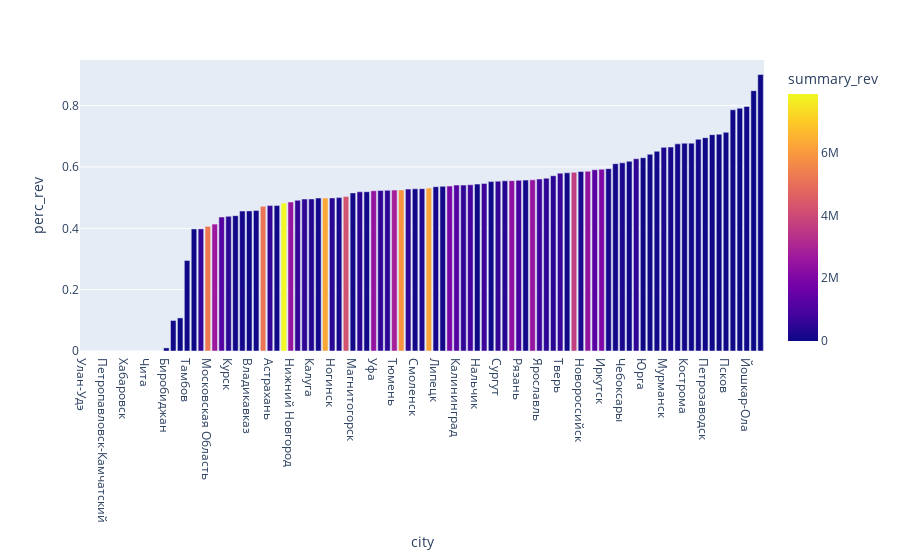

The notebook cell this image was saved under:
### Markdown cell above
график аналогичный тому что выше но тут уже по оси Y отложена доля выручки за товары купленные по скидке

видно что доля в выручке у товаров с дискаунтом выше почти во всех городах 

но если рассмотреть на распределение цвета (которое тут уже означает суммарную выручку по городу за товары юнилевера) то чем больше выручка тем меньше доля товаров с дискаунтом в ней составляет (кроме больших городов в Сибири где эта доля все же выше чем 0.5)

### Code cell
px.bar(compare_disc.query('city!="Москва"').sort_values('perc_rev'), x = 'city',y ='perc_rev', 
       hover_data= ['summary_rev'], color = 'summary_rev')

### Figure 1 — Plotly figure (JSON) as saved in the notebook; plotly's stock layout.template omitted (floating-point values rounded to 4 significant figures)
{"data": [{"alignmentgroup": "True", "customdata": [[12140.0], [10178], [745], [10950.0], [17750.0], [8380.0], [9284.0], [5685.0], [5065.0], [10700.0], [30160.0], [7255], [9859.0], [49782], [22930.0], [66770.0], [21340.0], [612600.0], [5246000.0], [2639000.0], [1151000.0], [430500.0], [48890.0], [120100.0], [58200.0], [40670.0], [5143000.0], [588100.0], [65280.0], [7864000.0], [2496000.0], [583500.0], [509300.0], [329400.0], [99040.0], [6269000.0], [430300.0], [171800.0], [4220000.0], [120600.0], [483300.0], [80460.0], [2435000.0], [540400.0], [493900.0], [2846000.0], [5828000.0], [521100.0], [128100.0], [289900.0], [6186000.0], [190300.0], [92640.0], [1873000.0], [1174000.0], [547800.0], [848100.0], [11330.0], [738800.0], [61590.0], [595600.0], [405800.0], [2359000.0], [886100.0], [73700.0], [2476000.0], [704800.0], [478300.0], [448000.0], [672800.0], [50650.0], [3702000.0], [227100.0], [2421000.0], [1285000.0], [1998000.0], [180800.0], [97370.0], [208100.0], [53680.0], [517900.0], [12730.0], [57540.0], [87140.0], [249300.0], [167600.0], [108700.0], [79990.0], [51550.0], [104200.0], [37350.0], [46090.0], [18210.0], [35230.0], [39760.0], [15720.0], [27190.0], [4953.0], [15090.0]], "hovertemplate": "city=%{x}<br>perc_rev=%{y}<br>summary_rev=%{marker.color}<extra></extra>", "legendgroup": "", "marker": {"color": [12140.0, 10178, 745, 10950.0, 17750.0, 8380.0, 9284.0, 5685.0, 5065.0, 10700.0, 30160.0, 7255, 9859.0, 49782, 22930.0, 66770.0, 21340.0, 612600.0, 5246000.0, 2639000.0, 1151000.0, 430500.0, 48890.0, 120100.0, 58200.0, 40670.0, 5143000.0, 588100.0, 65280.0, 7864000.0, 2496000.0, 583500.0, 509300.0, 329400.0, 99040.0, 6269000.0, 430300.0, 171800.0, 4220000.0, 120600.0, 483300.0, 80460.0, 2435000.0, 540400.0, 493900.0, 2846000.0, 5828000.0, 521100.0, 128100.0, 289900.0, 6186000.0, 190300.0, 92640.0, 1873000.0, 1174000.0, 547800.0, 848100.0, 11330.0, 738800.0, 61590.0, 595600.0, 405800.0, 2359000.0, 886100.0, 73700.0, 2476000.0, 704800.0, 478300.0, 448000.0, 672800.0, 50650.0, 3702000.0, 227100.0, 2421000.0, 1285000.0, 1998000.0, 180800.0, 97370.0, 208100.0, 53680.0, 517900.0, 12730.0, 57540.0, 87140.0, 249300.0, 167600.0, 108700.0, 79990.0, 51550.0, 104200.0, 37350.0, 46090.0, 18210.0, 35230.0, 39760.0, 15720.0, 27190.0, 4953.0, 15090.0], "coloraxis": "coloraxis"}, "name": "", "offsetgroup": "", "orientation": "v", "showlegend": false, "textposition": "auto", "type": "bar", "x": ["Улан-Удэ", "Южно-Сахалинск", "Анадырь", "Петропавловск-Камчатский", "Кызыл", "Магадан", "Хабаровск", "Элиста", "Благовещенск", "Чита", "Якутск", "Нарьян-Мар", "Биробиджан", "Махачкала", "Владивосток", "Тамбов", "Великий Новгород", "Одинцово", "Московская Область", "Казань", "Балашиха", "Курск", "Абакан", "Орел", "Владикавказ", "Стерлитамак", "Екатеринбург", "Астрахань", "Пятигорск", "Санкт-Петербург", "Нижний Новгород", "Подольск", "Тольятти", "Калуга", "Брянск", "Ростов-на-Дону", "Ногинск", "Белгород", "Самара", "Магнитогорск", "Ставрополь", "Саранск", "Уфа", "Оренбург", "Ульяновск", "Тюмень", "Краснодар", "Иваново", "Смоленск", "Ижевск", "Новосибирск", "Липецк", "Ханты-Мансийск", "Челябинск", "Калининград", "Барнаул", "Саратов", "Нальчик", "Томск", "Киров", "Сургут", "Владимир", "Воронеж", "Рязань", "Архангельск", "Омск", "Ярославль", "Новокузнецк", "Тула", "Тверь", "Ноябрьск", "Красноярск", "Новороссийск", "Волгоград", "Пермь", "Иркутск", "Набережные Челны", "Нижний Тагил", "Чебоксары", "Тобольск", "Кемерово", "Юрга", "Черкесск", "Пенза", "Мурманск", "Курган", "Вологда", "Кострома", "Сыктывкар", "Майкоп", "Петрозаводск", "Альметьевск", "Грозный", "Псков", "Бийск", "Орск", "Йошкар-Ола", "Прокопьевск", "Братск"], "xaxis": "x", "y": [0, 0, 0, 0, 0, 0, 0, 0, 0, 0, 0, 0, 0.01013, 0.09959, 0.1079, 0.2951, 0.398, 0.3982, 0.4064, 0.4137, 0.4366, 0.439, 0.4412, 0.4561, 0.4568, 0.4584, 0.4719, 0.474, 0.4746, 0.4821, 0.4857, 0.4914, 0.4954, 0.4957, 0.4987, 0.4989, 0.4991, 0.5, 0.5034, 0.5154, 0.5191, 0.5192, 0.5224, 0.5235, 0.5237, 0.5245, 0.5251, 0.5277, 0.5287, 0.5292, 0.5313, 0.5356, 0.5368, 0.5376, 0.5407, 0.5408, 0.5421, 0.544, 0.5463, 0.5523, 0.5536, 0.5547, 0.5554, 0.5563, 0.5571, 0.5579, 0.5607, 0.5633, 0.5714, 0.5796, 0.581, 0.5825, 0.5851, 0.5861, 0.5908, 0.5925, 0.5945, 0.6106, 0.6134, 0.6185, 0.6269, 0.6299, 0.6414, 0.6512, 0.6639, 0.6648, 0.6752, 0.6774, 0.6776, 0.6901, 0.6954, 0.7052, 0.7065, 0.7129, 0.7863, 0.7913, 0.7972, 0.8487, 0.9012], "yaxis": "y"}], "layout": {"barmode": "relative", "coloraxis": {"colorbar": {"title": {"text": "summary_rev"}}, "colorscale": [[0, "#0d0887"], [0.1111, "#46039f"], [0.2222, "#7201a8"], [0.3333, "#9c179e"], [0.4444, "#bd3786"], [0.5556, "#d8576b"], [0.6667, "#ed7953"], [0.7778, "#fb9f3a"], [0.8889, "#fdca26"], [1, "#f0f921"]]}, "legend": {"tracegroupgap": 0}, "margin": {"t": 60}, "xaxis": {"anchor": "y", "domain": [0, 1], "title": {"text": "city"}}, "yaxis": {"anchor": "x", "domain": [0, 1], "title": {"text": "perc_rev"}}}}
